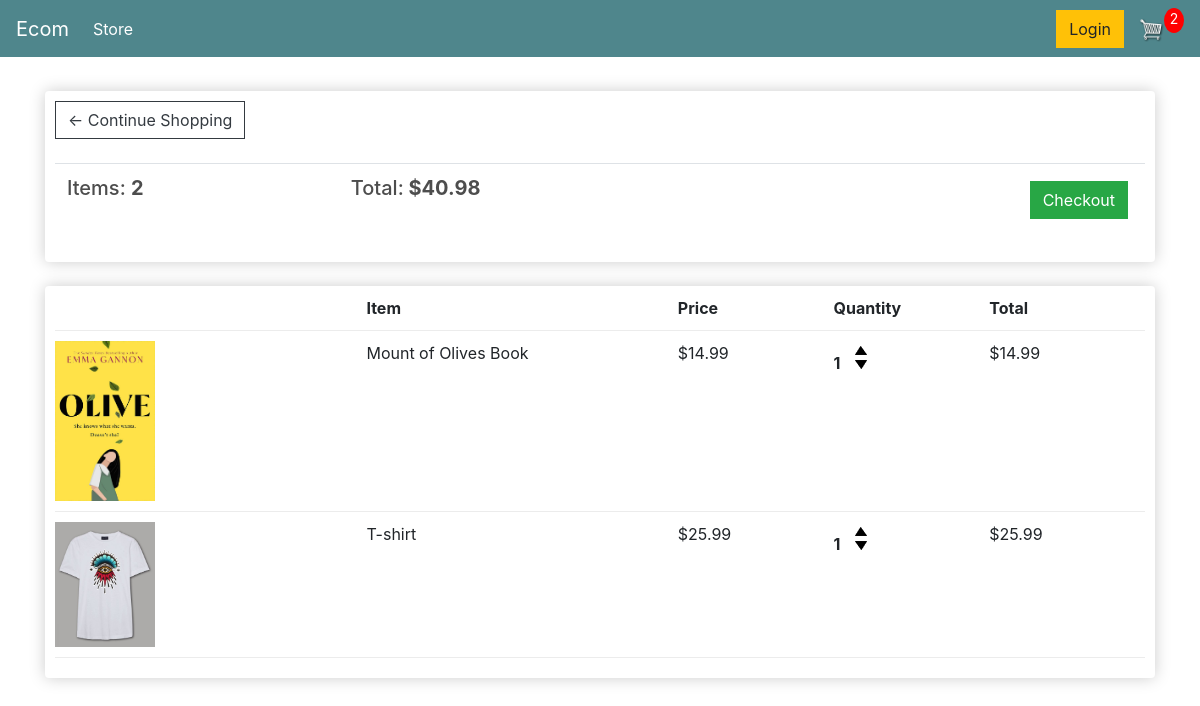
The app's page /cart/ (signed in) with its own data.
### store/models.py (models this page shows, shortened)
class Order(models.Model):
    customer = models.ForeignKey(Customer, on_delete=models.SET_NULL, blank=True, null=True)
    date_ordered = models.DateTimeField(auto_now_add=True)
    complete = models.BooleanField(default=False, null=True, blank=False)
    transaction_id = models.CharField(max_length=200, null=True)
    @property
    def get_cart_total(self):
        orderitems = self.orderitem_set.all()
        total = sum([item.get_total for item in orderitems])
        return total
    @property
    def get_cart_items(self):
        orderitems = self.orderitem_set.all()
        total = sum([item.quantity for item in orderitems])
        return total

class OrderItem(models.Model):
    product = models.ForeignKey(Product, on_delete=models.SET_NULL, blank=True, null=True)
    order = models.ForeignKey(Order, on_delete=SET_NULL, blank=True, null=True)
    quantity = models.IntegerField(default=0, null=True, blank=True)
    date_added = models.DateTimeField(auto_now_add=True)
    @property
    def get_total(self):
        total = self.product.price * self.quantity
        return total

class Product(models.Model):
    name = models.CharField(max_length=200, null=True)
    price = models.DecimalField(max_digits=7, decimal_places=2)
    digital = models.BooleanField(default=False, null=True, blank=False)
    image = models.ImageField(null=True, blank=True)
    @property
    def imageURL(self):
        try:
            url = self.image.url
        except:
            url = ''
        return url

### store/views.py (the view)
# urls.py: path('cart/', views.cart, name="cart"),
def cart(request):
    data = cartData(request)
    cartItems = data['cartItems']
    order = data['order']
    items = data['items']
    context = {'items':items, 'order':order, 'cartItems':cartItems}
    return render(request, 'store/cart.html', context)

### store/utils.py (called while the page is built)
def cartData(request):
    if request.user.is_authenticated:
        customer = request.user.customer
        order, created = Order.objects.get_or_create(customer=customer, complete=False)
        items = order.orderitem_set.all()
        cartItems = order.get_cart_items
    else:
        cookieData = cookieCart(request)
        cartItems = cookieData['cartItems']
        order = cookieData['order']
        items = cookieData['items']
    return {'cartItems':cartItems, 'order':order, 'items':items}

### store/templates/store/Cart.html
{% extends 'store/main.html' %}
{% load static %}
{% block content %}
	<div class="row">
		<div class="col-lg-12">
			<div class="box-element">
				<a  class="btn btn-outline-dark" href="{% url 'store' %}">&#x2190; Continue Shopping</a>
				<br>
				<br>
				<table class="table">
					<tr>
						<th><h5>Items: <strong>{{ order.get_cart_items }}</strong></h5></th>
						<th><h5>Total:<strong> ${{ order.get_cart_total|floatformat:2 }}</strong></h5></th>
						<th>
							<a  style="float:right; margin:5px;" class="btn btn-success" href="{% url 'checkout' %}">Checkout</a>
						</th>
					</tr>
				</table>
			</div>
			<br>
			<div class="box-element">
				<div class="cart-row">
					<div style="flex:2"></div>
					<div style="flex:2"><strong>Item</strong></div>
					<div style="flex:1"><strong>Price</strong></div>
					<div style="flex:1"><strong>Quantity</strong></div>
					<div style="flex:1"><strong>Total</strong></div>
				</div>
				{% for item in items %}
					<div class="cart-row">
						<div style="flex:2"><img class="row-image" src="{{ item.product.imageURL }}"></div>
						<div style="flex:2"><p>{{ item.product.name }}</p></div>
						<div style="flex:1"><p>${{ item.product.price | floatformat:2 }}</p></div>
						<div style="flex:1">
							<p class="quantity">{{ item.quantity }}</p>
							<div class="quantity">
								<img data-product="{{item.product.id}}" data-action="add" class="chg-quantity update-cart" src="{% static  'images/arrow-up.png' %}">
								<img data-product="{{item.product.id}}" data-action="remove" class="chg-quantity update-cart" src="{% static  'images/arrow-down.png' %}">
							</div>
						</div>
						<div style="flex:1"><p>${{ item.get_total }}</p></div>
					</div>
				{% endfor %}
			</div>
		</div>
	</div>
{% endblock content %}

### store/templates/store/Main.html (shortened to what this page needs)
<!DOCTYPE html>
{% load static %}
<html>
<head>
	<link rel="stylesheet" href="https://stackpath.bootstrapcdn.com/bootstrap/4.4.1/css/bootstrap.min.css">
	<link rel="stylesheet" type="text/css" href="{% static 'css/main.css' %}">
</head>
<body>
	<nav class="navbar navbar-expand-lg navbar-dark bg-dark">
	  <a class="navbar-brand" href="{% url 'store' %}">Ecom</a>
	  <div class="collapse navbar-collapse" id="navbarSupportedContent">
	    <ul class="navbar-nav mr-auto">
	      <li class="nav-item active">
	        <a class="nav-link" href="{% url 'store' %}">Store <span class="sr-only">(current)</span></a>
	      </li>
	    </ul>
	    <div class="form-inline my-2 my-lg-0">
	     	<a href="#"class="btn btn-warning">Login</a>
	     	<a href="{% url 'cart' %}">
	    		<img  id="cart-icon" src="{% static 'images/cart.png' %}">
	    	</a>
	    	<p id="cart-total">{{cartItems}}</p>
	    </div>
	  </div>
	</nav>
     <div class="container">
            <br>
            {% block content %}
            {% endblock content %}
         </div>
</body>
</html>

### static/css/main.css (style rules this page uses)
h1,h2,h3,h4,h5,h6 { color:hsl(0, 0%, 30%); }
.box-element { box-shadow:hsl(0, 0%, 80%) 0 0 16px; background-color: #fff; border-radius: 4px; padding: 10px; }
.bg-dark { background-color: #4f868c!important; }
#cart-icon { width:25px; display: inline-block; margin-left: 15px; }
#cart-total { display: block; text-align: center; color:#fff; background-color: red; width: 20px; height: 25px; border-radius: 50%; font-size: 14px; }
.col-lg-4, .col-lg-6, .col-lg-8, .col-lg-12 { margin-top: 10px; }
.btn { border-radius: 0; }
.row-image { width: 100px; }
.cart-row { display: flex; align-items: flex-stretch; padding-bottom: 10px; margin-bottom: 10px; border-bottom: 1px solid #ececec; }
.quantity { display: inline-block; font-weight: 700; padding-right:10px; }
.chg-quantity { width: 12px; cursor: pointer; display: block; margin-top: 5px; transition:.1s; }

### records on screen
Order: get_cart_items "2", get_cart_total "40.98"
OrderItem: product.imageURL (picture), product.name "Mount of Olives Book", product.price "14.99", quantity "1", get_total "14.99"
OrderItem: product.imageURL (picture), product.name "T-shirt", product.price "25.99", quantity "1", get_total "25.99"

### other values on screen
{{ cartItems }} "2"
